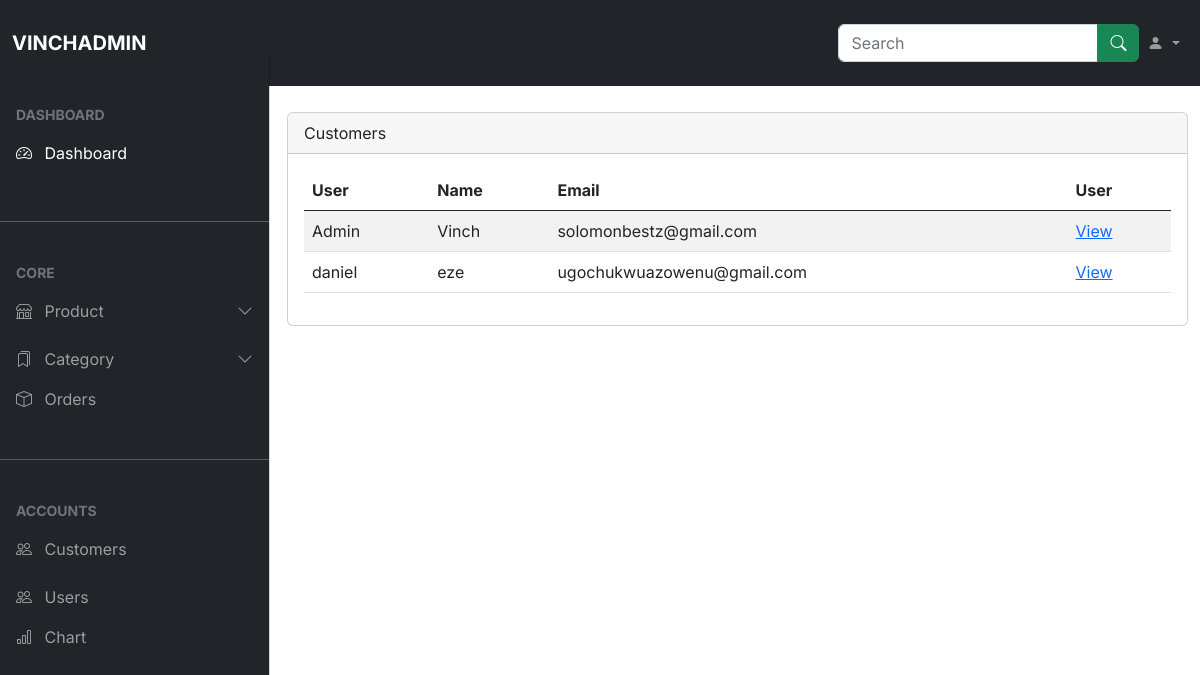
The page /customers/ (signed in) on the database its author committed.
### store/models.py (models this page shows, shortened)
class Customer(models.Model):
    user = models.OneToOneField(NewUser, on_delete=models.CASCADE)
    name = models.CharField(max_length=200, null=True)
    email = models.CharField(max_length=200, null=True)

### account/models.py (models this page shows)
class NewUser(AbstractBaseUser, PermissionsMixin):
    STATUS = (
        ('M', 'M'),
        ('F', 'F'),
    )
    email = models.EmailField(_("Email Adress"), unique=True)
    first_name = models.CharField(max_length=150)
    last_name = models.CharField(max_length=150)
    middle_name = models.CharField(max_length=150)
    gender = models.CharField(max_length=10, choices=STATUS, null=True)
    phone_number = models.CharField(max_length=17, blank=True, null=True)
    joined_date = models.DateTimeField(default=timezone.now)
    is_staff = models.BooleanField(default = False)
    is_active = models.BooleanField(default=False)
    objects = CustomAccountManager()
    USERNAME_FIELD = "email"
    REQUIRED_FIELDS = ['first_name', 'last_name', 'middle_name', 'gender', 'phone_number']
    def __str__(self):
        return self.last_name

### vinchadmin/views.py (the view)
# urls.py: path('customers/', views.customers, name="customers"),
def customers(request):
    if request.user.is_authenticated:
        c = Customer.objects.all()
        customer = Paginator(c, 10)
        page_num = request.GET.get('page', 1)
        try:
            customer = customer.page(page_num)
        except EmptyPage:
            customer = customer.page(1)
    else:
        return redirect('authentication')
    return render(request, 'admindashboard/customers.html', {'customers': customer})

### account/context_processors.py (called while the page is built)
def users(request):
    if request.user.is_authenticated:
        username = NewUser.objects.get(last_name=request.user)
        last_name = username.last_name
    else:
        last_name = "Account"
        pass
    return {'last_name': last_name}

### store/context_processors.py (called while the page is built, shortened)
def total_cart_items(request):
    if request.user.is_authenticated:
        customer = request.user.customer
        order, created = Order.objects.get_or_create(customer=customer, complete=False)
        items = order.orderitem_set.all()
        if order:
            orderitems = OrderItem.objects.filter(order=order)
            qty = sum([item.quantity for item in orderitems])
            cart_total = sum([item.get_total for item in orderitems])
        else:
            qty = 0
            cart_total = 0
    return {'qty': qty, 'cart_total': cart_total, 'items': items}

### templates/admindashboard/customers.html (shortened to what this page needs)
{% extends 'admindashboard/home.html' %}
{% load static %}
{% block content %}
<div class="container-fluid my-5">
    <div class="row">
        <div class="col-md-12">
            <div class="card">
                <div class="card-header">
                    Customers
                </div>
                <div class="card-body">
                    <div class="table-responsive">
                        <table class="table table-striped">
                            <thead>
                                <tr>
                                    <th>User</th>
                                    <th>Name</th>
                                    <th>Email</th>
                                    <th>User</th>
                                </tr>
                            </thead>
                            <tbody>
                                {% for user in  customers%}
                                    <tr>
                                        <td>{{user.user}}</td>
                                        <td>{{user.name}}</td>
                                        <td>{{user.email}}</td>
                                        <td><a href="{% url 'view_customer' user.id %}">View</a></td>
                                    </tr>
                                {% endfor %}
                            </tbody>
                        </table>
                    </div>
                </div>
            </div>
        </div>
    </div>
</div>
{% endblock content%}

### static/styles/admindashboard/home.css (style rules this page uses)
body, button { font-family: 'Inter', sans-serif; }
:root { --offcanvas-width: 270px; --topNavbarHeight: 56px; }
@media (min-width: 992px) { body { overflow: auto !important; } }

### rows shown on the page
Customer: user "Admin", name "Vinch", email "solomonbestz@gmail.com"
Customer: user "daniel", name "eze", email "ugochukwuazowenu@gmail.com"
